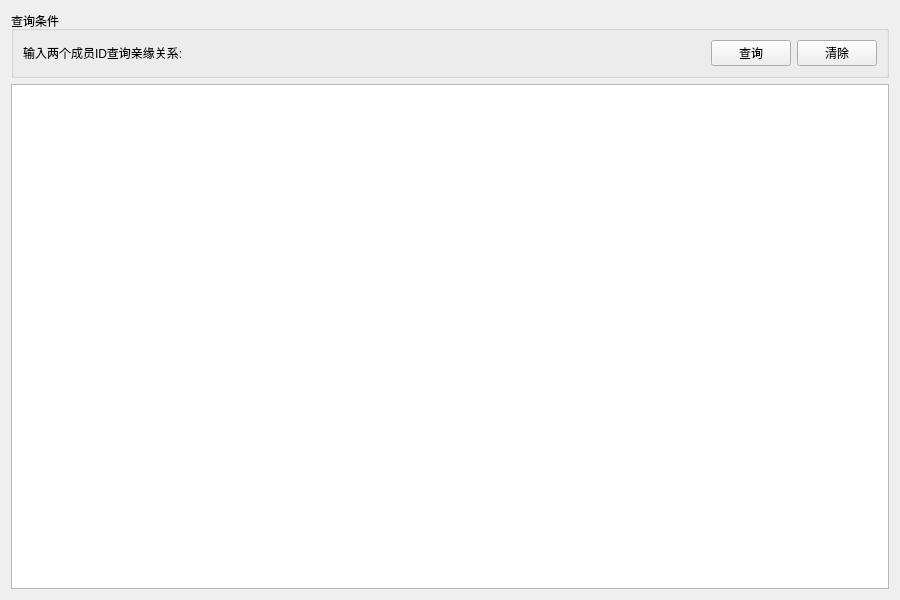
<?xml version="1.0" encoding="UTF-8"?>
<ui version="4.0">
 <class>RelationshipQueryWidget</class>
 <widget class="QWidget" name="RelationshipQueryWidget">
  <property name="geometry">
   <rect>
    <x>0</x>
    <y>0</y>
    <width>900</width>
    <height>600</height>
   </rect>
  </property>
  <property name="windowTitle">
   <string>亲缘关系查询</string>
  </property>
  <layout class="QVBoxLayout" name="verticalLayout">
   <item>
    <widget class="QGroupBox" name="groupBox">
     <property name="title">
      <string>查询条件</string>
     </property>
     <layout class="QHBoxLayout" name="horizontalLayout">
      <item>
       <widget class="QLabel" name="label">
        <property name="text">
         <string>输入两个成员ID查询亲缘关系:</string>
        </property>
       </widget>
      </item>
      <item>
       <spacer name="horizontalSpacer">
        <property name="orientation">
         <enum>Qt::Horizontal</enum>
        </property>
        <property name="sizeHint" stdset="0">
         <size>
          <width>40</width>
          <height>20</height>
         </size>
        </property>
       </spacer>
      </item>
      <item>
       <widget class="QPushButton" name="searchPushButton">
        <property name="text">
         <string>查询</string>
        </property>
       </widget>
      </item>
      <item>
       <widget class="QPushButton" name="clearPushButton">
        <property name="text">
         <string>清除</string>
        </property>
       </widget>
      </item>
     </layout>
    </widget>
   </item>
   <item>
    <widget class="QTableView" name="resultTableView">
     <property name="selectionBehavior">
      <enum>QAbstractItemView::SelectRows</enum>
     </property>
     <property name="editTriggers">
      <set>QAbstractItemView::NoEditTriggers</set>
     </property>
    </widget>
   </item>
  </layout>
 </widget>
 <resources/>
 <connections/>
</ui>
